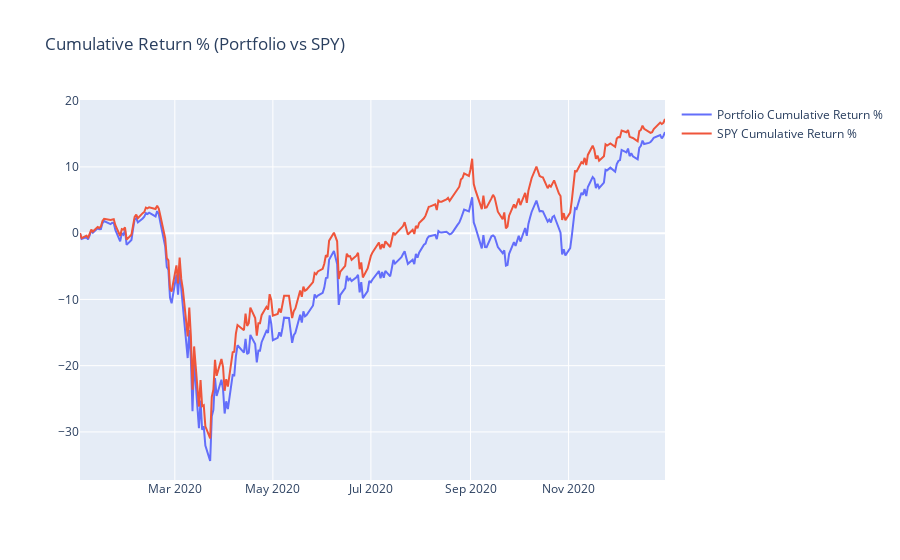

The cell this chart's notebook holds for it:
### Code cell
fig = go.Figure()
fig.add_trace(go.Scatter(x=portfolio_val.index, y= portfolio_val['Cum Return %'], name='Portfolio Cumulative Return %'))
fig.add_trace(go.Scatter(x=SPY.index, y=SPY['Cum Return %'],name='SPY Cumulative Return %'))
fig.update_layout(title="Cumulative Return % (Portfolio vs SPY)")

### Figure 1 — Plotly figure (JSON) as saved in the notebook; plotly's stock layout.template omitted (floating-point values rounded to 4 significant figures; data arrays with more than 128 entries replaced by an {"elided": "..."} marker saying what was removed)
{"data": [{"name": "Portfolio Cumulative Return %", "type": "scatter", "x": {"elided": "253 str values"}, "y": {"elided": "253 float values"}}, {"name": "SPY Cumulative Return %", "type": "scatter", "x": {"elided": "253 str values"}, "y": {"elided": "253 float values"}}], "layout": {"title": {"text": "Cumulative Return % (Portfolio vs SPY)"}}}
